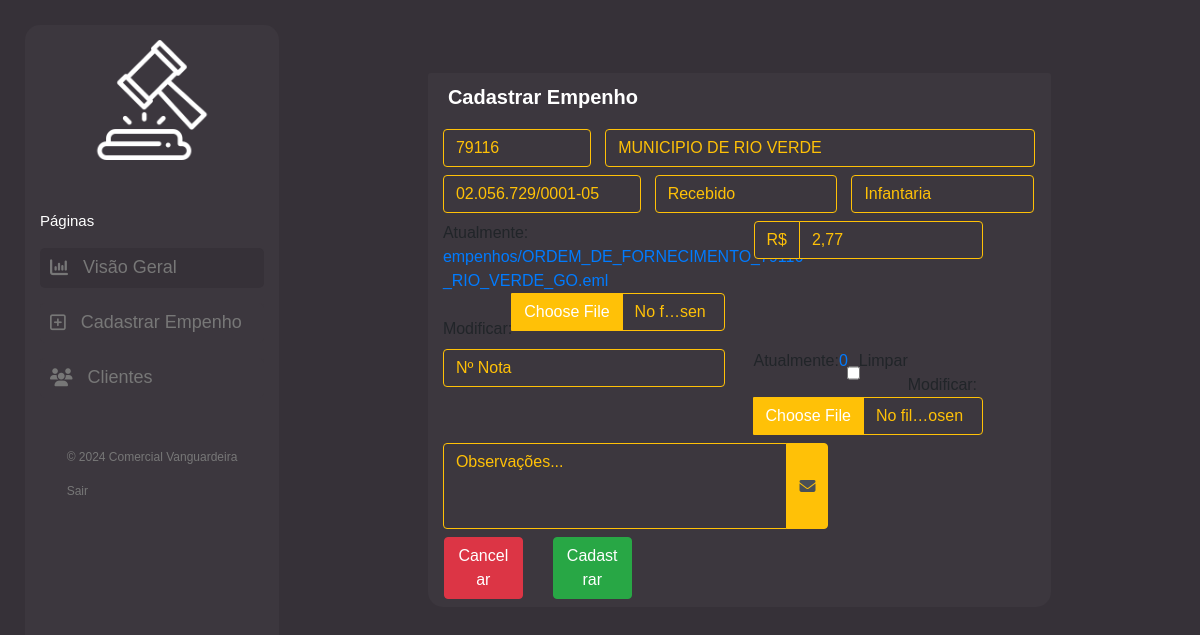
/cliente/edit/3924/ (signed in), run on an earlier commit of the app's database.
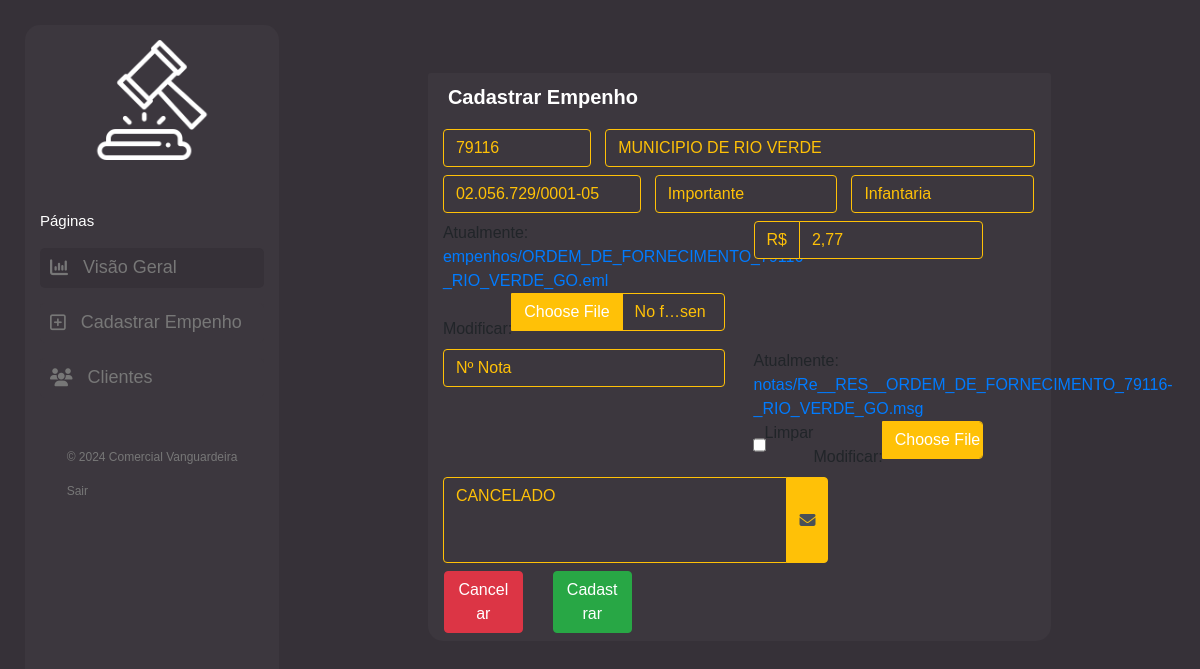
And on a later commit of the database.
### cliente/models.py (models this page shows, shortened)
class Cliente(models.Model):
    numero = models.CharField(max_length=255)
    nome = models.CharField(max_length=255)
    cnpj = models.CharField(max_length=255)
    data_criacao = models.DateTimeField(default=timezone.now)
    categoria = models.ForeignKey(Categoria, on_delete=models.DO_NOTHING)
    empresa = models.ForeignKey(Empresa, on_delete=models.DO_NOTHING)
    empenho = models.FileField(upload_to='empenhos/', max_length=500)
    nfe = models.FileField(upload_to='notas/', max_length=500, default='0', blank=True)
    n_nfe = models.CharField(max_length=255, blank=True)
    descricao = models.TextField(blank=True)
    valor = models.CharField(max_length=255)

### cliente/views.py (the view)
# urls.py: path('cliente/edit/<int:pk>/', views.edit, name="edit"),
@login_required(login_url='login')
def edit(request, pk):
    cliente = Cliente.objects.get(pk=pk)
    form = ClienteForm(instance=cliente)
    return render(request, 'cliente/form.html', {'cliente': cliente, 'form': form})

### cliente/form.py
class ClienteForm(ModelForm):
    class Meta:
        model = Cliente
        fields = ['numero', 'nome', 'cnpj', 'data_criacao', 'categoria', 'empresa', 'empenho', 'descricao', 'valor', 'nfe', 'n_nfe']
    def __init__(self, *args, **kwargs):
        super(ClienteForm, self).__init__(*args, **kwargs)
        for field in self.fields:
            self.fields[field]. widget.attrs.update({'class': 'form-control'})

### cliente/models.py (called while the page is built)
    def __str__(self):
        return self.nome

    def __str__(self):
        return self.nome

### cliente/templates/cliente/form.html (shortened to what this page needs)
{% extends 'base.html' %}
{% load widget_tweaks %}
{% block conteudo %}
    <div class="container center mt-5 w-75">
        <div class="card card-primary card-formulario">
            <div class="card-header">
                <h5 class="card-title mb-0">
                    Cadastrar Empenho
                </h5>
            </div>
            <form action="{% if cliente %}/cliente/update/{{cliente.id}}/{% else %}/cliente/create/{% endif %}" method="POST" enctype="multipart/form-data">
                  <div class="input-group col-12 p-15 my-2">
                    <div class="input-group col-3 p-0">
                      {% render_field form.numero name="numero" type="name" placeholder="Nº Empenho" autocomplete="off"%}
                    </div>
                    <div class="input-group col-9 pr-0">
                      {% render_field form.nome name="nome" id="nome" type="name" placeholder="Nome do cliente" autocomplete="off"%}
                    </div>
                  </div>
                  <div class="input-group col-12 mb-2 p-15">
                    <div class="input-group col-4 p-0" >
                      {% render_field form.cnpj type="text" onblur="checkCnpj(this.value)" id="cpfcnpj" placeholder="CNPJ" autocomplete="off"%}
                    </div>
                    <div class="input-group col-4 pr-0">
                      {% render_field form.categoria name="categoria" id="categoria" placeholder="Categoria" autocomplete="off"%}
                    </div>
                    <div class="input-group col-4 pr-0">
                      {% render_field form.empresa name="empresa" id="empresa" placeholder="Empresa" autocomplete="off"%}
                    </div>
                  </div>
                  <div class="input-group col-12 p-0">
                    <div class="input-group col-6 p-15 mb-2" >
                      {% render_field form.empenho name="empenho" type="file" placeholder="Empenho" autocomplete="off"%}
                    </div>
                    <div class="input-group col-5 p-15 mb-2" >
                      <span class="input-group-text valor" id="span-valor">R$</span>
                      {% render_field form.valor name="valor" type="text" id="valor" placeholder="Valor do empenho" autocomplete="off"%}
                    </div>
                  </div>
                  <div class="input-group col-12 p-0">
                    <div class="input-group col-6 p-15 mb-2" >
                      {% render_field form.n_nfe name="n_nfe" type="name" placeholder="Nº Nota" autocomplete="off"%}
                    </div>
                    <div class="input-group col-5 p-15 mb-2" >
                      {% render_field form.nfe name="nfe" type="file" value="0" placeholder="Nfe" autocomplete="off"%}
                    </div>
                  </div>
                  <div class="input-group col-8 p-15 mb-2" >
                    {% render_field form.descricao rows="3" style="resize:none;" placeholder="Observações..." type="text" autocomplete="off"%}
                    <div class="input-group-append">
                      <div class="input-group-text">
                        <span class="fas fa-envelope"></span>
                      </div>
                    </div>
                  </div>
                <div class="row">
                    <div class="col-2 mb-2 ml-3">
                      <a class="btn btn-danger btn-block" href="{{ request.META.HTTP_REFERER }}">Cancelar</a>
                    </div>
                    <div class="col-2 m-0">
                      <button type="submit" class="btn btn-success btn-block" id="submit_button" >Cadastrar</button>
                    </div>
                </div>
            </form>
        </div>
    </div>
{% endblock %}

What changed in the data, as far as the page shows it:
changed Cliente "MUNICIPIO DE RIO VERDE": categoria "Recebido" → "Importante"; descricao (not shown) → "CANCELADO"
Also different on the page:
text no longer shown: "Atualmente: 0 Modificar:"
text now shown: "Atualmente: notas/Re__RES__ORDEM_DE_FORNECIMENTO_79116-_RIO_VERDE_GO.msg Modificar:"
